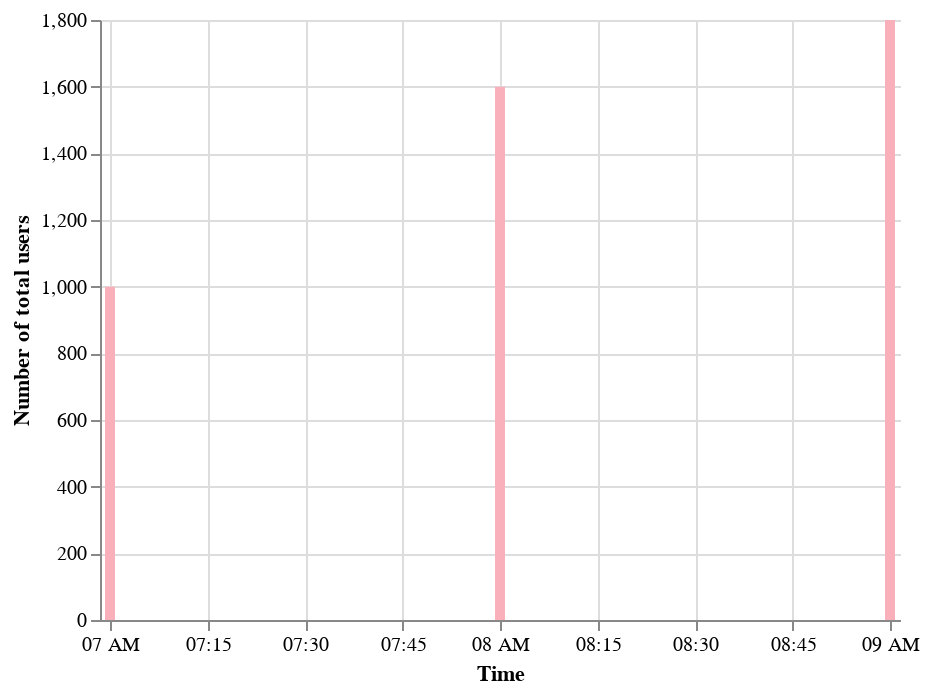

Write notebook code for a chart like this one.
### Code cell
df = hourly_new_users_df.rename(columns={'time':'Time','cumsum_new_users':'Number of total users'})
users_over_time_chart = alt.Chart(df).mark_bar().encode(
    x=alt.X('Time:T',\
        axis=alt.Axis(tickCount=10, labelAngle=0, tickBand = 'center')),
    y="Number of total users:Q",
    tooltip=['Time', "Number of total users:Q"]
    ).configure_mark(
        color='#fab0ba'
    ).configure_view(strokeOpacity=0)
users_over_time_chart

### Figure 1 — Vega-Lite specification as saved in the notebook (floating-point values rounded to 4 significant figures)
{"config": {"view": {"continuousWidth": 400, "continuousHeight": 300, "strokeOpacity": 0}, "mark": {"color": "#fab0ba"}}, "data": {"name": "data-4ca1c16e90b5e729559cfdf3a7f1ef7c"}, "mark": "bar", "encoding": {"tooltip": [{"field": "Time", "type": "nominal"}, {"field": "Number of total users", "type": "quantitative"}], "x": {"axis": {"labelAngle": 0, "tickBand": "center", "tickCount": 10}, "field": "Time", "type": "temporal"}, "y": {"field": "Number of total users", "type": "quantitative"}}, "$schema": "https://vega.github.io/schema/vega-lite/v4.17.0.json", "datasets": {"data-4ca1c16e90b5e729559cfdf3a7f1ef7c": [{"Time": "2021-09-21T07:00:00Z", "new_users": 1000, "Number of total users": 1000}, {"Time": "2021-09-21T08:00:00Z", "new_users": 600, "Number of total users": 1600}, {"Time": "2021-09-21T09:00:00Z", "new_users": 200, "Number of total users": 1800}]}}
